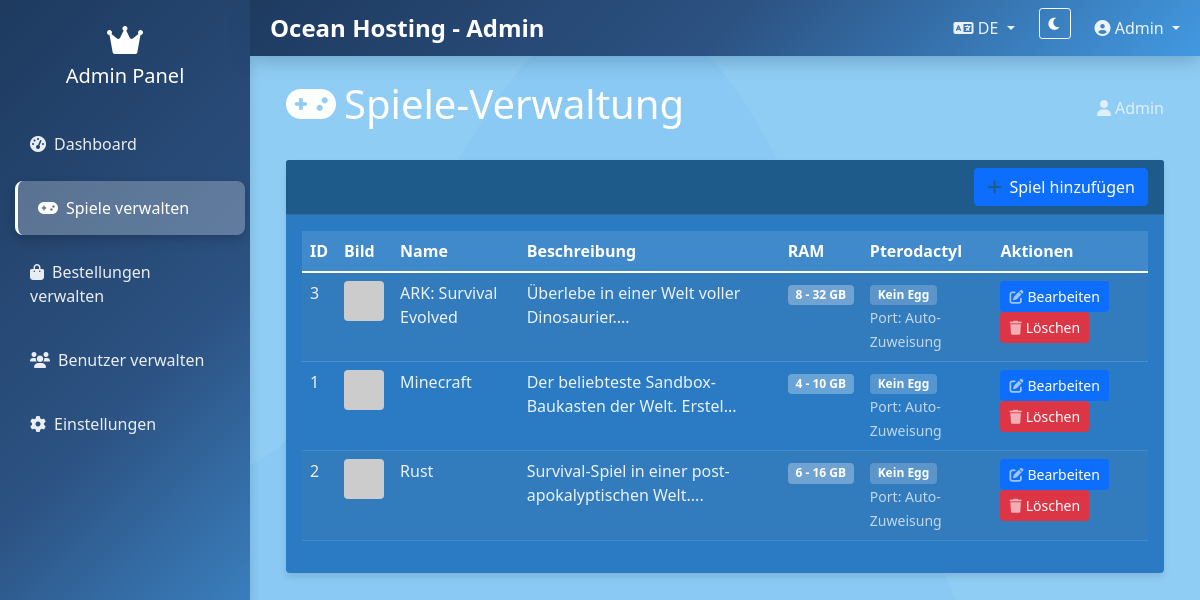
/Shop/admin/games.php (signed in), run on the app's committed database.
### tables this page shows
CREATE TABLE games (
            id INTEGER PRIMARY KEY AUTOINCREMENT,
            name VARCHAR(100) NOT NULL,
            image_url VARCHAR(500) NOT NULL,
            min_ram INTEGER NOT NULL DEFAULT 4,
            max_ram INTEGER NOT NULL DEFAULT 10,
            description TEXT,
            active INTEGER DEFAULT 1,
            created_at DATETIME DEFAULT CURRENT_TIMESTAMP,
            updated_at DATETIME DEFAULT CURRENT_TIMESTAMP
        );

### Shop/includes/LanguageManager.php (called while the page is built, shortened)
<?php
class LanguageManager {
    private $language;
    private function detectLanguage() {
        if (isset($_SESSION['language']) && in_array($_SESSION['language'], ['de', 'en'])) {
            $this->language = $_SESSION['language'];
            return;
        }
        $this->language = 'de';
    }
    private function loadTranslations() {
        $file = __DIR__ . '/../languages/' . $this->language . '.php';
    }
    public function getCurrentLanguage() {
        return $this->language;
    }
}
?>

### Shop/includes/GameManager.php (called while the page is built, shortened)
<?php
class GameManager {
    private $conn;
    private $table = 'games';
    public function __construct($pdo = null) {
        if ($pdo !== null) {
            $this->conn = $pdo;
        } else {
            $database = new Database();
            $this->conn = $database->getConnection();
        }
    }
    public function getAllGames() {
        try {
            $query = "SELECT * FROM " . $this->table . " WHERE active = 1 ORDER BY name";
            $stmt = $this->conn->prepare($query);
            $stmt->execute();
            return $stmt->fetchAll(PDO::FETCH_ASSOC);
        } catch(PDOException $e) {
            error_log("GameManager Error: " . $e->getMessage());
            return [];
        }
    }
}
?>

### Shop/admin/games.php (the view, shortened to what this page needs)
<?php
require_once __DIR__ . '/../includes/GameManager.php';
require_once __DIR__ . '/../includes/LanguageManager.php';
$lang = new LanguageManager();
$database = new Database();
$pdo = $database->getConnection();
$gameManager = new GameManager($pdo);
$games = $gameManager->getAllGames();
?>
<!DOCTYPE html>
<html data-theme="light">
<head>
    <link href="https://cdn.jsdelivr.net/npm/bootstrap@5.1.3/dist/css/bootstrap.min.css" rel="stylesheet">
    <link href="https://cdnjs.cloudflare.com/ajax/libs/font-awesome/6.0.0/css/all.min.css" rel="stylesheet">
    <link href="/ocean/shop/assets/css/style.css" rel="stylesheet">
</head>
<body>
    <nav class="navbar navbar-expand-lg navbar-dark">
        <div class="container-fluid">
            <a class="navbar-brand" href="/ocean/shop">
                <i class="fas fa-waves me-2"></i>Ocean Hosting - Admin
            </a>
            <div class="navbar-nav ms-auto d-flex flex-row">
                <div class="nav-item dropdown me-3">
                    <a class="nav-link dropdown-toggle" href="#" role="button" data-bs-toggle="dropdown">
                        <i class="fas fa-language"></i> <?php echo strtoupper($lang->getCurrentLanguage()); ?>
                    </a>
                </div>
                <div class="nav-item me-3">
                    <button class="btn btn-outline-light btn-sm" id="theme-toggle">
                        <i class="fas fa-moon" id="theme-icon"></i>
                    </button>
                </div>
                <div class="nav-item dropdown">
                    <a class="nav-link dropdown-toggle" href="#" role="button" data-bs-toggle="dropdown">
                        <i class="fas fa-user-circle"></i> Admin
                    </a>
                </div>
            </div>
        </div>
    </nav>
    <div class="container-fluid">
        <div class="admin-sidebar p-0">
                <div class="py-4">
                    <div class="text-center text-white mb-4">
                        <i class="fas fa-crown fa-2x mb-2"></i>
                        <h5>Admin Panel</h5>
                    </div>
                    <nav class="nav flex-column">
                        <a class="nav-link" href="/ocean/shop/admin">
                            <i class="fas fa-tachometer-alt me-2"></i>Dashboard
                        </a>
                        <a class="nav-link active" href="/ocean/shop/admin/games">
                            <i class="fas fa-gamepad me-2"></i>Spiele verwalten
                        </a>
                        <a class="nav-link" href="/ocean/shop/admin/orders">
                            <i class="fas fa-shopping-bag me-2"></i>Bestellungen verwalten
                        </a>
                        <a class="nav-link" href="/ocean/shop/admin/users">
                            <i class="fas fa-users me-2"></i>Benutzer verwalten
                        </a>
                        <a class="nav-link" href="/ocean/shop/admin/settings">
                            <i class="fas fa-cog me-2"></i>Einstellungen
                        </a>
                    </nav>
                </div>
            </div>
        <div class="admin-content">
            <div class="container-fluid">
                <div class="container-fluid py-4">
                    <div class="d-flex justify-content-between align-items-center mb-4">
                        <h1><i class="fas fa-gamepad me-2"></i>Spiele-Verwaltung</h1>
                        <div class="text-muted">
                            <i class="fas fa-user me-1"></i><?php echo $_SESSION['user_name']; ?>
                        </div>
                    </div>
            <div class="card shadow">
                <div class="card-header d-flex justify-content-end align-items-center">
                    <button type="button" class="btn btn-primary" data-bs-toggle="modal" data-bs-target="#addGameModal">
                        <i class="fas fa-plus me-2"></i>Spiel hinzufügen
                    </button>
                </div>
                    <div class="card-body">
                        <div class="table-responsive">
                            <table class="table table-striped">
                                <thead>
                                    <tr>
                                        <th>ID</th>
                                        <th>Bild</th>
                                        <th>Name</th>
                                        <th>Beschreibung</th>
                                        <th>RAM</th>
                                        <th>Pterodactyl</th>
                                        <th>Aktionen</th>
                                    </tr>
                                </thead>
                                <tbody>
                                    <?php if (empty($games)): ?>
                                        <tr>
                                            <td colspan="7" class="text-center">Keine Spiele gefunden</td>
                                        </tr>
                                    <?php else: ?>
                                        <?php foreach ($games as $game): ?>
                                            <tr>
                                                <td><?php echo $game['id']; ?></td>
                                                <td>
                                                    <?php if (!empty($game['image_url'])): ?>
                                                        <img src="<?php echo htmlspecialchars($game['image_url']); ?>"
                                                             alt="<?php echo htmlspecialchars($game['name']); ?>"
                                                             style="width: 40px; height: 40px; object-fit: cover;"
                                                             class="rounded">
                                                    <?php endif; ?>
                                                </td>
                                                <td><?php echo htmlspecialchars($game['name']); ?></td>
                                                <td><?php echo htmlspecialchars(substr($game['description'], 0, 50)) . '...'; ?></td>
                                                <td><span class="badge bg-info text-dark"><?php echo $game['min_ram']; ?> - <?php echo $game['max_ram']; ?> GB</span></td>
                                                <td>
                                                    <?php if (!empty($game['pterodactyl_egg_id'])): ?>
                                                        <span class="badge bg-success">Egg: <?php echo $game['pterodactyl_egg_id']; ?></span>
                                                    <?php else: ?>
                                                        <span class="badge bg-secondary">Kein Egg</span>
                                                    <?php endif; ?>
                                                    <br><small class="text-muted">Port: Auto-Zuweisung</small>
                                                </td>
                                                <td>
                                                    <button type="button" class="btn btn-sm btn-primary"
                                                            onclick="editGame(<?php echo $game['id']; ?>, '<?php echo htmlspecialchars($game['name'], ENT_QUOTES); ?>', '<?php echo htmlspecialchars($game['description'], ENT_QUOTES); ?>', <?php echo $game['min_ram']; ?>, <?php echo $game['max_ram']; ?>, '<?php echo htmlspecialchars($game['image_url'], ENT_QUOTES); ?>', <?php echo $game['pterodactyl_egg_id'] ?? 'null'; ?>, '<?php echo htmlspecialchars($game['pterodactyl_docker_image'] ?? '', ENT_QUOTES); ?>', '<?php echo htmlspecialchars($game['pterodactyl_startup_command'] ?? '', ENT_QUOTES); ?>', '<?php echo htmlspecialchars($game['pterodactyl_environment'] ?? '', ENT_QUOTES); ?>')">
                                                        <i class="fas fa-edit me-1"></i>Bearbeiten
                                                    </button>
                                                    <button type="button" class="btn btn-sm btn-danger"
                                                            onclick="deleteGame(<?php echo $game['id']; ?>, '<?php echo htmlspecialchars($game['name'], ENT_QUOTES); ?>')">
                                                        <i class="fas fa-trash me-1"></i>Löschen
                                                    </button>
                                                </td>
                                            </tr>
                                        <?php endforeach; ?>
                                    <?php endif; ?>
                                </tbody>
                            </table>
                        </div>
                    </div>
                </div>
        </div>
    </div>
                </div>
            </div>
</body>
</html>

### Shop/admin/games.php (style rules this page uses)
.admin-sidebar { background: var(--ocean-gradient); min-height: 100vh; box-shadow: 2px 0 10px rgba(0,0,0,0.1); position: fixed; top: 0; left: 0; width: 250px; z-index: 1000; overflow-y: auto; }
.navbar { position: fixed; top: 0; left: 250px; right: 0; z-index: 1001; height: 56px; }
.admin-content { margin-left: 250px; margin-top: 56px; height: calc(100vh - 56px); overflow-y: auto; padding-bottom: 30px; }
body { overflow: hidden; }
.admin-sidebar .nav-link { color: rgba(255,255,255,0.9); padding: 15px 20px; border-radius: 8px; margin: 5px 10px; transition: all 0.3s ease; }
.admin-sidebar .nav-link:hover, .admin-sidebar .nav-link.active { background: rgba(255,255,255,0.2); color: white; transform: translateX(5px); }

### data on the page
games: id "3", name "ARK: Survival Evolved", description "Überlebe in einer Welt voller Dinosaurier.", min_ram "8", max_ram "32"
games: id "1", name "Minecraft", description "Der beliebteste Sandbox-Baukasten der Welt. Erstel", min_ram "4", max_ram "10"
games: id "2", name "Rust", description "Survival-Spiel in einer post-apokalyptischen Welt.", min_ram "6", max_ram "16"

### other printed values
$lang->getCurrentLanguage() "DE"
$_SESSION['user_name'] "Admin"
